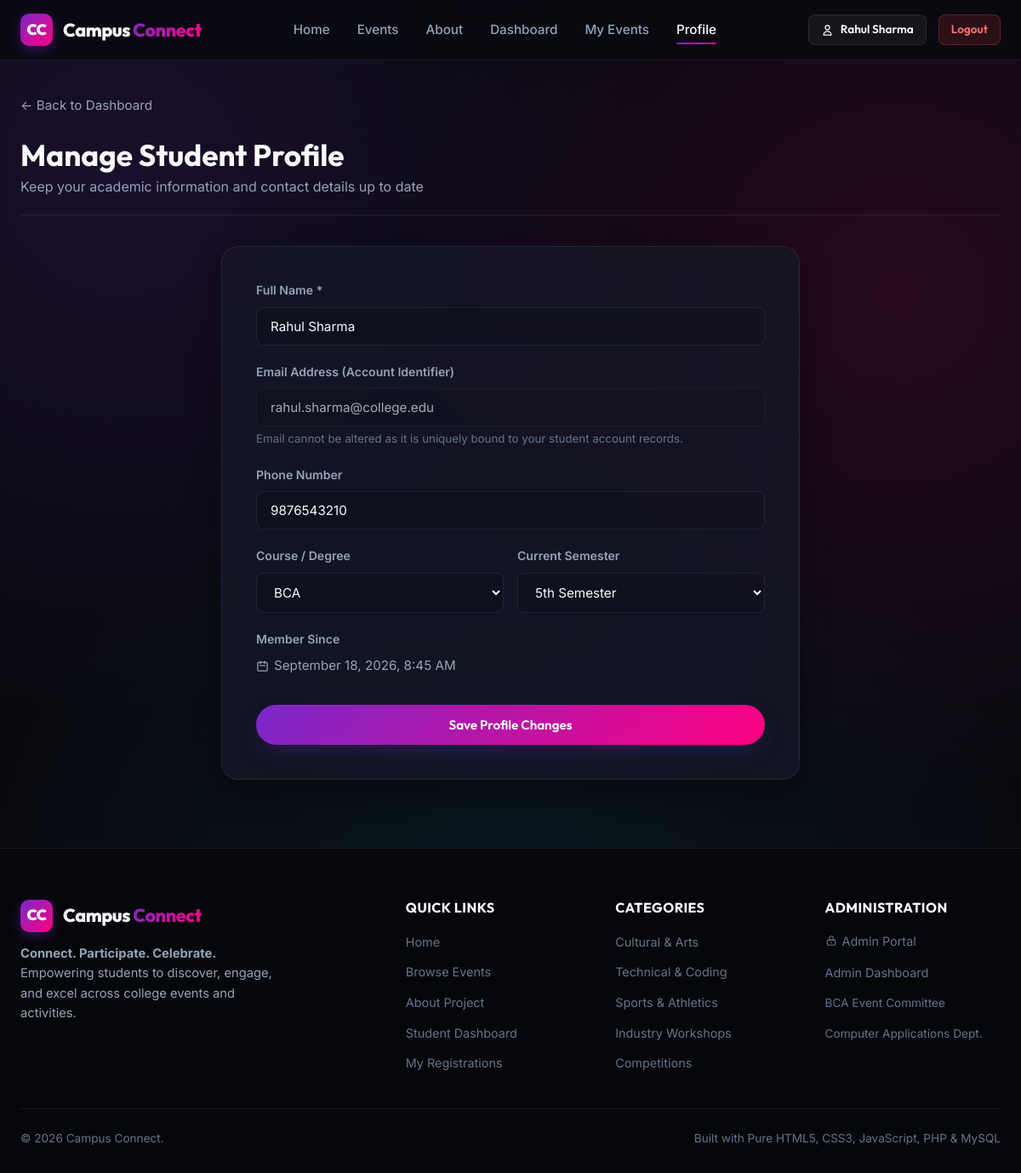
/student/profile.php (signed in), run on the app's committed database.
### tables this page shows
CREATE TABLE `users` (
    `id` INT AUTO_INCREMENT PRIMARY KEY,
    `name` VARCHAR(100) NOT NULL,
    `email` VARCHAR(150) NOT NULL UNIQUE,
    `password` VARCHAR(255) NOT NULL,
    `phone` VARCHAR(20),
    `course` VARCHAR(100),
    `semester` VARCHAR(50),
    `created_at` TIMESTAMP DEFAULT CURRENT_TIMESTAMP
);

### includes/auth.php (called while the page is built, shortened)
<?php
function get_student_id() {
    return $_SESSION['user_id'] ?? null;
}
?>

### student/profile.php (the view, shortened to what this page needs)
<?php
require_once "../config/database.php";
require_once "../includes/auth.php";
$student_id = get_student_id();
$stmt = $conn->prepare("SELECT name, email, phone, course, semester, created_at FROM users WHERE id = ?");
$stmt->bind_param("i", $student_id);
$stmt->execute();
$student = $stmt->get_result()->fetch_assoc();
require_once "../includes/header.php";
?>
<section class="dashboard-wrapper">
    <div class="container">
        <div style="margin-bottom: 24px;">
            <a href="dashboard.php" style="color: var(--text-muted); font-size: 0.95rem; display: inline-flex; align-items: center; gap: 8px;">
                ← Back to Dashboard
            </a>
        </div>
        <div class="dashboard-header">
            <div class="welcome-text">
                <h2>Manage Student Profile</h2>
                <p>Keep your academic information and contact details up to date</p>
            </div>
        </div>
        <div style="max-width: 680px; margin: 0 auto;">
            <div class="glass-card" style="padding: 40px;">
                <form method="POST" action="profile.php">
                    <div class="form-group">
                        <label class="form-label" for="name">Full Name *</label>
                        <input type="text" id="name" name="name" class="form-control" required
                               value="<?php echo htmlspecialchars($student['name'] ?? ''); ?>">
                    </div>
                    <div class="form-group">
                        <label class="form-label" for="email">Email Address (Account Identifier)</label>
                        <input type="email" id="email" class="form-control" readonly
                               style="opacity: 0.65; cursor: not-allowed;"
                               value="<?php echo htmlspecialchars($student['email'] ?? ''); ?>">
                        <small style="color: var(--text-dim); display: block; margin-top: 4px;">
                            Email cannot be altered as it is uniquely bound to your student account records.
                        </small>
                    </div>
                    <div class="form-group">
                        <label class="form-label" for="phone">Phone Number</label>
                        <input type="tel" id="phone" name="phone" class="form-control"
                               value="<?php echo htmlspecialchars($student['phone'] ?? ''); ?>">
                    </div>
                    <div class="form-row">
                        <div class="form-group">
                            <label class="form-label" for="course">Course / Degree</label>
                            <select id="course" name="course" class="form-control">
                                <?php
                                $courses = ['BCA', 'B.Sc Computer Science', 'B.Tech CS/IT', 'MCA', 'BBA', 'Other'];
                                foreach ($courses as $c) {
                                    $sel = ($student['course'] === $c) ? 'selected' : '';
                                    echo "<option value=\"$c\" $sel>$c</option>";
                                }
                                ?>
                            </select>
                        </div>
                        <div class="form-group">
                            <label class="form-label" for="semester">Current Semester</label>
                            <select id="semester" name="semester" class="form-control">
                                <?php
                                $sems = ['1st Semester', '2nd Semester', '3rd Semester', '4th Semester', '5th Semester', '6th Semester'];
                                foreach ($sems as $s) {
                                    $sel = ($student['semester'] === $s) ? 'selected' : '';
                                    echo "<option value=\"$s\" $sel>$s</option>";
                                }
                                ?>
                            </select>
                        </div>
                    </div>
                    <div class="form-group">
                        <label class="form-label">Member Since</label>
                        <div style="color: var(--text-muted); font-size: 0.95rem; display: inline-flex; align-items: center; gap: 6px;">
                            <svg width="15" height="15" fill="none" stroke="currentColor" viewBox="0 0 24 24"><path stroke-linecap="round" stroke-linejoin="round" stroke-width="2" d="M8 7V3m8 4V3m-9 8h10M5 21h14a2 2 0 002-2V7a2 2 0 00-2-2H5a2 2 0 00-2 2v12a2 2 0 002 2z"/></svg>
                            <span><?php echo date("F j, Y, g:i A", strtotime($student['created_at'])); ?></span>
                        </div>
                    </div>
                    <button type="submit" class="btn btn-primary" style="width: 100%; padding: 14px; margin-top: 10px;">
                        Save Profile Changes
                    </button>
                </form>
            </div>
        </div>
    </div>
</section>
<?php require_once "../includes/footer.php"; ?>

### assets/css/style.css (style rules this page uses)
:root { --bg-dark: #090a10; --bg-card: rgba(20, 23, 39, 0.75); --bg-card-hover: rgba(28, 32, 54, 0.85); --bg-input: rgba(15, 17, 30, 0.8); --border-color: rgba(255, 255, 255, 0.08); --border-hover: rgba(168, 85, 247, 0.4); --primary-gradient: linear-gradient(135deg, #7928ca 0%, #ff0080 100%); --primary-purple: #7928ca; --primary-pink: #ff0080; --accent-yellow: #facc15; --accent-cyan: #06b6d4; --accent-green: #10b981; --accent-red: #ef4444; --text-main: #f8fafc; --text-muted: #94a3b8; --text-dim: #64748b; --font-heading: 'Outfit', -apple-system, BlinkMacSystemFont, sans-serif; --font-body: 'Inter', -apple-system, BlinkMacSystemFont, sans-serif; --radius-sm: 8px; --radius-md: 14px; --radius-lg: 20px; --radius-pill: 9999px; --shadow-glow: 0 10px 30px -10px rgba(121, 40, 202, 0.4); --shadow-card: 0 15px 35px rgba(0, 0, 0, 0.4); --transition: all 0.25s cubic-bezier(0.4, 0, 0.2, 1); }
*, *::before, *::after { box-sizing: border-box; margin: 0; padding: 0; }
html { scroll-behavior: smooth; }
body { background-color: var(--bg-dark); color: var(--text-main); font-family: var(--font-body); font-size: 16px; line-height: 1.6; min-height: 100vh; display: flex; flex-direction: column; overflow-x: hidden; background-image: radial-gradient(circle at 12% 15%, rgba(121, 40, 202, 0.15) 0%, transparent 40%), radial-gradient(circle at 88% 25%, rgba(255, 0, 128, 0.12) 0%, transparent 40%), radial-gradient(circle at 50% 80%, rgba(6, 182, 212, 0.08) 0%, transparent 50%); background-attachment: fixed; }
h1, h2, h3, h4, h5, h6 { font-family: var(--font-heading); color: var(--text-main); font-weight: 700; line-height: 1.2; }
a { color: inherit; text-decoration: none; transition: var(--transition); }
.container { width: 100%; max-width: 1240px; margin: 0 auto; padding: 0 24px; }
.glass-card { background: var(--bg-card); backdrop-filter: blur(16px); -webkit-backdrop-filter: blur(16px); border: 1px solid var(--border-color); border-radius: var(--radius-lg); box-shadow: var(--shadow-card); transition: var(--transition); }
.btn { display: inline-flex; align-items: center; justify-content: center; gap: 8px; padding: 10px 22px; border-radius: var(--radius-pill); font-family: var(--font-heading); font-size: 0.95rem; font-weight: 600; cursor: pointer; border: none; transition: var(--transition); text-align: center; }
.btn-primary { background: var(--primary-gradient); color: #ffffff; box-shadow: var(--shadow-glow); }
.form-group { margin-bottom: 20px; position: relative; }
.form-label { display: block; font-size: 0.88rem; font-weight: 600; color: var(--text-muted); margin-bottom: 8px; }
.form-control { width: 100%; padding: 12px 16px; background: var(--bg-input); border: 1px solid var(--border-color); border-radius: var(--radius-sm); color: var(--text-main); font-family: var(--font-body); font-size: 0.95rem; transition: var(--transition); }
.form-row { display: grid; grid-template-columns: 1fr 1fr; gap: 16px; }
.dashboard-wrapper { padding: 40px 0 80px; }
.dashboard-header { display: flex; align-items: center; justify-content: space-between; flex-wrap: wrap; gap: 16px; margin-bottom: 36px; padding-bottom: 20px; border-bottom: 1px solid var(--border-color); }
.welcome-text h2 { font-size: 2.2rem; margin-bottom: 4px; }
.welcome-text p { color: var(--text-muted); }

### data on the page
users: name "Rahul Sharma", email "rahul.sharma@college.edu", phone "9876543210", created_at "September 18, 2026, 8:45 AM"

### other printed values
$_SESSION['user_name'] "Rahul Sharma"
form field course "BCA"
form field semester "5th Semester"
